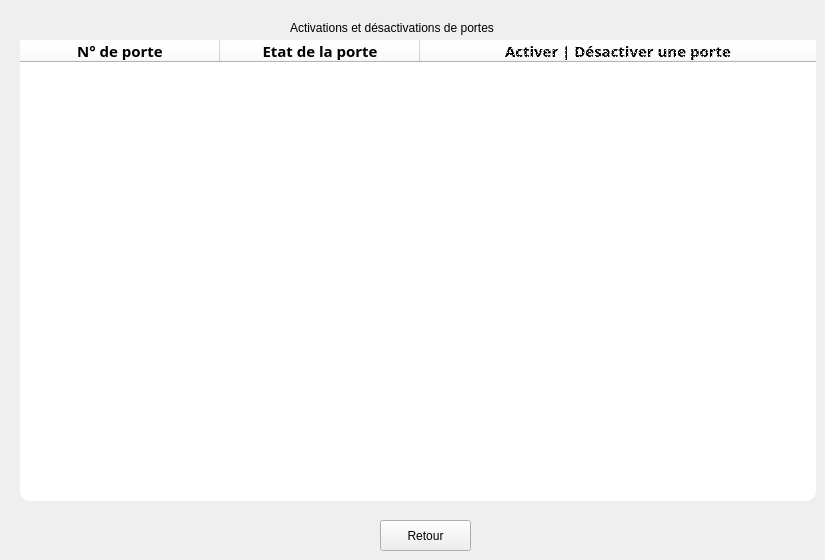
   <widget class="QWidget" name="page_4">
    <widget class="QLabel" name="label_4">
     <property name="geometry">
      <rect>
       <x>290</x>
       <y>20</y>
       <width>291</width>
       <height>16</height>
      </rect>
     </property>
     <property name="text">
      <string>Activations et désactivations de portes</string>
     </property>
    </widget>
    <widget class="QPushButton" name="B_ReturnDoorsManager_3">
     <property name="geometry">
      <rect>
       <x>380</x>
       <y>520</y>
       <width>91</width>
       <height>31</height>
      </rect>
     </property>
     <property name="text">
      <string>Retour</string>
     </property>
    </widget>
    <widget class="QTreeWidget" name="TW_BoxesView_ActDes">
     <property name="geometry">
      <rect>
       <x>20</x>
       <y>40</y>
       <width>796</width>
       <height>461</height>
      </rect>
     </property>
     <property name="minimumSize">
      <size>
       <width>796</width>
       <height>0</height>
      </size>
     </property>
     <property name="maximumSize">
      <size>
       <width>796</width>
       <height>16777215</height>
      </size>
     </property>
     <property name="palette">
      <palette>
       <active>
        <colorrole role="WindowText">
         <brush brushstyle="SolidPattern">
          <color alpha="255">
           <red>0</red>
           <green>0</green>
           <blue>0</blue>
          </color>
         </brush>
        </colorrole>
        <colorrole role="Button">
         <brush brushstyle="SolidPattern">
          <color alpha="255">
           <red>255</red>
           <green>255</green>
           <blue>255</blue>
          </color>
         </brush>
        </colorrole>
        <colorrole role="Text">
         <brush brushstyle="SolidPattern">
          <color alpha="255">
           <red>0</red>
           <green>0</green>
           <blue>0</blue>
          </color>
         </brush>
        </colorrole>
        <colorrole role="ButtonText">
         <brush brushstyle="SolidPattern">
          <color alpha="255">
           <red>0</red>
           <green>0</green>
           <blue>0</blue>
          </color>
         </brush>
        </colorrole>
        <colorrole role="Base">
         <brush brushstyle="SolidPattern">
          <color alpha="255">
           <red>255</red>
           <green>255</green>
           <blue>255</blue>
          </color>
         </brush>
        </colorrole>
        <colorrole role="Window">
         <brush brushstyle="SolidPattern">
          <color alpha="255">
           <red>255</red>
           <green>255</green>
           <blue>255</blue>
          </color>
         </brush>
        </colorrole>
       </active>
       <inactive>
        <colorrole role="WindowText">
         <brush brushstyle="SolidPattern">
          <color alpha="255">
           <red>0</red>
           <green>0</green>
           <blue>0</blue>
          </color>
         </brush>
        </colorrole>
        <colorrole role="Button">
         <brush brushstyle="SolidPattern">
          <color alpha="255">
           <red>255</red>
           <green>255</green>
           <blue>255</blue>
          </color>
         </brush>
        </colorrole>
        <colorrole role="Text">
         <brush brushstyle="SolidPattern">
          <color alpha="255">
           <red>0</red>
           <green>0</green>
           <blue>0</blue>
          </color>
         </brush>
        </colorrole>
        <colorrole role="ButtonText">
         <brush brushstyle="SolidPattern">
          <color alpha="255">
           <red>0</red>
           <green>0</green>
           <blue>0</blue>
          </color>
         </brush>
        </colorrole>
        <colorrole role="Base">
         <brush brushstyle="SolidPattern">
          <color alpha="255">
           <red>255</red>
           <green>255</green>
           <blue>255</blue>
          </color>
         </brush>
        </colorrole>
        <colorrole role="Window">
         <brush brushstyle="SolidPattern">
          <color alpha="255">
           <red>255</red>
           <green>255</green>
           <blue>255</blue>
          </color>
         </brush>
        </colorrole>
       </inactive>
       <disabled>
        <colorrole role="WindowText">
         <brush brushstyle="SolidPattern">
          <color alpha="255">
           <red>0</red>
           <green>0</green>
           <blue>0</blue>
          </color>
         </brush>
        </colorrole>
        <colorrole role="Button">
         <brush brushstyle="SolidPattern">
          <color alpha="255">
           <red>255</red>
           <green>255</green>
           <blue>255</blue>
          </color>
         </brush>
        </colorrole>
        <colorrole role="Text">
         <brush brushstyle="SolidPattern">
          <color alpha="255">
           <red>0</red>
           <green>0</green>
           <blue>0</blue>
          </color>
         </brush>
        </colorrole>
        <colorrole role="ButtonText">
         <brush brushstyle="SolidPattern">
          <color alpha="255">
           <red>0</red>
           <green>0</green>
           <blue>0</blue>
          </color>
         </brush>
        </colorrole>
        <colorrole role="Base">
         <brush brushstyle="SolidPattern">
          <color alpha="255">
           <red>255</red>
           <green>255</green>
           <blue>255</blue>
          </color>
         </brush>
        </colorrole>
        <colorrole role="Window">
         <brush brushstyle="SolidPattern">
          <color alpha="255">
           <red>255</red>
           <green>255</green>
           <blue>255</blue>
          </color>
         </brush>
        </colorrole>
       </disabled>
      </palette>
     </property>
     <property name="font">
      <font>
       <family>Sans Serif</family>
       <pointsize>14</pointsize>
       <weight>50</weight>
       <italic>false</italic>
       <bold>false</bold>
      </font>
     </property>
     <property name="styleSheet">
      <string notr="true">QTreeView{
	border-radius:10px;
	background-color: rgb(255, 255, 255);
	position : &quot;center&quot;;
	font: 14pt &quot;Sans Serif&quot;;
}


QTreeView::item{
	
	background-color: rgb(255, 255, 255);
	
}

QTreeView QHeaderView::section{
	background-color: rgb(255, 255, 255);
   
}

 QScrollBar::vertical{
	border-radius: 2px;
	width:60px;	
    border: 2px solid white;
	background: grey;
	margin:25 1 25 1;
}

QScrollBar::handle:vertical{
	border-radius: 27px;
	border: 2px solid;
	min-height: 40px;
    min-width:53px;
    max-height: 53px;
    max-width:40px;		
	border-color: rgb(66, 66, 66);
	background: white
}
QScrollBar::add-line:vertical {
    border: 2px solid white;
    border-radius:16px;    
    background: grey;
    height: 25px;
    subcontrol-position: top;
    subcontrol-origin: margin;
}

QScrollBar::sub-line:vertical {
	border-radius:16px;    
	border: 2px solid white;
    background: grey;
    height: 25px;
    subcontrol-position: bottom;
    subcontrol-origin: margin;
}
QScrollBar:down-arrow:vertical, QScrollBar::up-arrow:vertical{
    width: 10px;
    height: 10px;
    background: white;
}

QScrollBar::add-page:vertical, QScrollBar::sub-page:vertical {
    background: none;
}
</string>
     </property>
     <property name="verticalScrollBarPolicy">
      <enum>Qt::ScrollBarAsNeeded</enum>
     </property>
     <property name="horizontalScrollBarPolicy">
      <enum>Qt::ScrollBarAlwaysOff</enum>
     </property>
     <property name="autoScroll">
      <bool>true</bool>
     </property>
     <property name="autoScrollMargin">
      <number>16</number>
     </property>
     <property name="editTriggers">
      <set>QAbstractItemView::NoEditTriggers</set>
     </property>
     <property name="showDropIndicator" stdset="0">
      <bool>false</bool>
     </property>
     <property name="selectionMode">
      <enum>QAbstractItemView::NoSelection</enum>
     </property>
     <property name="textElideMode">
      <enum>Qt::ElideMiddle</enum>
     </property>
     <property name="animated">
      <bool>true</bool>
     </property>
     <property name="allColumnsShowFocus">
      <bool>true</bool>
     </property>
     <attribute name="headerDefaultSectionSize">
      <number>200</number>
     </attribute>
     <attribute name="headerHighlightSections">
      <bool>true</bool>
     </attribute>
     <attribute name="headerMinimumSectionSize">
      <number>200</number>
     </attribute>
     <column>
      <property name="text">
       <string>N° de porte</string>
      </property>
      <property name="font">
       <font>
        <pointsize>11</pointsize>
        <weight>75</weight>
        <bold>true</bold>
       </font>
      </property>
      <property name="textAlignment">
       <set>AlignHCenter|AlignVCenter|AlignCenter</set>
      </property>
      <property name="background">
       <color>
        <red>203</red>
        <green>203</green>
        <blue>203</blue>
       </color>
      </property>
     </column>
     <column>
      <property name="text">
       <string>Etat de la porte</string>
      </property>
      <property name="font">
       <font>
        <pointsize>11</pointsize>
        <weight>75</weight>
        <bold>true</bold>
       </font>
      </property>
      <property name="textAlignment">
       <set>AlignHCenter|AlignVCenter|AlignCenter</set>
      </property>
      <property name="background">
       <color>
        <red>203</red>
        <green>203</green>
        <blue>203</blue>
       </color>
      </property>
     </column>
     <column>
      <property name="text">
       <string>Activer | Désactiver une porte</string>
      </property>
      <property name="font">
       <font>
        <pointsize>11</pointsize>
        <weight>75</weight>
        <bold>true</bold>
       </font>
      </property>
      <property name="textAlignment">
       <set>AlignHCenter|AlignVCenter|AlignCenter</set>
      </property>
      <property name="background">
       <color>
        <red>203</red>
        <green>203</green>
        <blue>203</blue>
       </color>
      </property>
      <property name="foreground">
       <brush brushstyle="Dense2Pattern">
        <color alpha="255">
         <red>0</red>
         <green>0</green>
         <blue>0</blue>
        </color>
       </brush>
      </property>
     </column>
    </widget>
   </widget>
